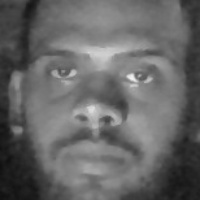
#> input picture database/manoj/1.jpg, 200 x 200 px, given in place of the camera
$ python create_dataset.py
#> lines starting #> are read from the running program, lines starting #| are printed output that depends on the picture
import cv2
import numpy as np
import os

cap=cv2.VideoCapture(0)
detector=cv2.CascadeClassifier("haarcascade_frontalface_default.xml")
i=1
while True:

    red, frame=cap.read()
#> frame is the input picture: shape (200, 200, 3); min 16, max 242, mean 101.9
    gray=None
    if red:
        faces=detector.detectMultiScale(frame)
#> faces = [[15, 28, 166, 166]]

        for face in faces:
            x,y,w,h=face
            cut=frame[y:y+h,x:x+w]
            fix=cv2.resize(cut,(200,200))
            gray=cv2.cvtColor(fix,cv2.COLOR_BGR2GRAY)
            cv2.imshow("Frame",gray)
            _dir="D:\\30DaysML\\fifthday\dataset"
            _dir=os.path.join(_dir,"manoj")
            if not os.path.exists(_dir):
                os.makedirs(_dir)
            if cv2.waitKey(20)==ord("s") :
                cv2.imwrite(os.path.join(_dir,str(i)+".jpg"),gray)
                i=i+1
#> this loop made 1 pass; (key q is pressed on pass 1)
#> pass 1, `cut=frame[y:y+h,x:x+w]`:
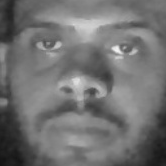
#> cut: shape (166, 166, 3); min 20, max 242, mean 113.6
#> after the loop, i = 1
        cv2.imshow("Frame",frame)
       # [5 lines of commented-out code are left out]
        if cv2.waitKey(20)==ord("q") :
           # cv2.imwrite(os.path.join(_dir,i+".jpg"),gray)
#> (key q is pressed here)
           break

cap.release()
cv2.destroyAllWindows()

$ run again, on database/manoj/10.jpg
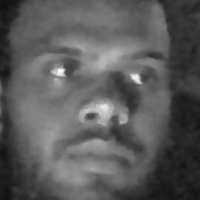
#> input picture database/manoj/10.jpg, 200 x 200 px, given in place of the camera
#> frame is the input picture: shape (200, 200, 3); min 13, max 252, mean 90.3
#> faces = [[20, 27, 165, 165]]
#> the loop `for face in faces:` made 1 pass; (key q is pressed on pass 1)
#> pass 1, `cut=frame[y:y+h,x:x+w]`:
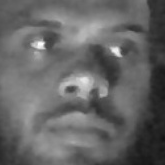
#> cut: shape (165, 165, 3); min 18, max 252, mean 101.8
#> after the loop `for face in faces:`: i = 1

$ run again, on database/manoj/11.jpg
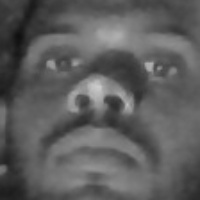
#> input picture database/manoj/11.jpg, 200 x 200 px, given in place of the camera
#> frame is the input picture: shape (200, 200, 3); min 15, max 204, mean 93
#> faces = [[27, 4, 72, 72]]
#> the loop `for face in faces:` made 1 pass; (key q is pressed on pass 1)
#> pass 1, `cut=frame[y:y+h,x:x+w]`:
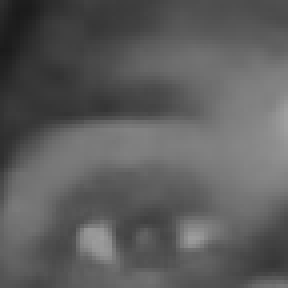
#> cut: shape (72, 72, 3) (shown 4 times larger); min 26, max 158, mean 92.5
#> after the loop `for face in faces:`: i = 1

$ run again, on database/manoj/12.jpg
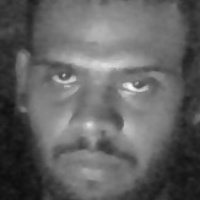
#> input picture database/manoj/12.jpg, 200 x 200 px, given in place of the camera
#> frame is the input picture: shape (200, 200, 3); min 14, max 249, mean 98.1
#> faces = [[10, 15, 178, 178]]
#> the loop `for face in faces:` made 1 pass; (key q is pressed on pass 1)
#> pass 1, `cut=frame[y:y+h,x:x+w]`:
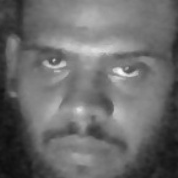
#> cut: shape (178, 178, 3); min 14, max 249, mean 107.1
#> after the loop `for face in faces:`: i = 1
